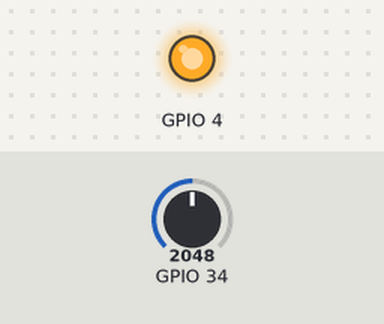
Bench run of a sketch on a simulated ESP32. Shown: output pins drawn as LEDs (lit = HIGH). Dashed ring = blinking. The inputs (shaded band) are chosen by the test bench; at power-on: GPIO 34 = 2048. What the sketch prints to the serial monitor is not drawn.

Above: at 3.3 s.
3.4 s: GPIO 34 set to 1963
At 4.8 s:
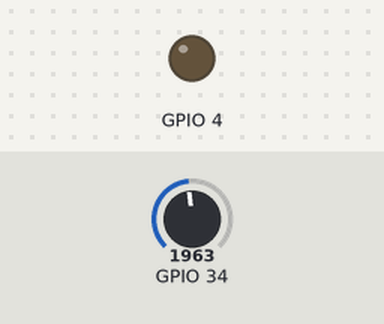
7.5 s: GPIO 34 set to 2040
At 10.2 s:
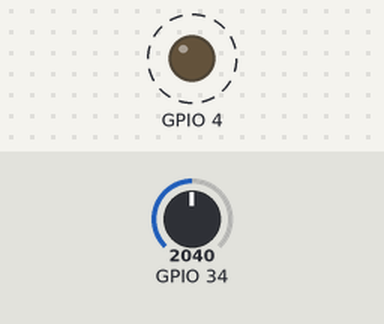
14.3 s: GPIO 34 set to 1960
At 14.9 s:
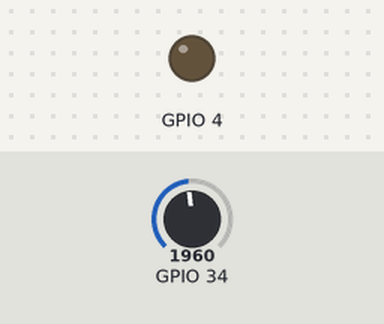
17.6 s: GPIO 34 set to 2047
At 20.6 s:
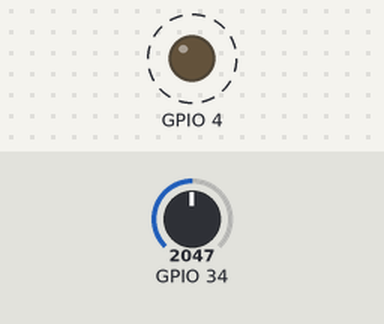
Timing chart, 0 to 25.4 s (numbered marks = the images above; inputs shaded):
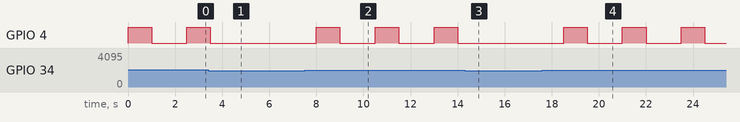

Measured:
- the behaviour switches between 2000 and 1999 on GPIO 34 (found by bisection; images 0 and 1)
- after the input at 3.4 s, GPIO 4: goes on until 3.5 s, then stays LOW
- after the input at 7.5 s, GPIO 4: alternates HIGH for 1.0 s and LOW for 1.5 s, starting after 0.50 s
- after the input at 14.3 s, GPIO 4: stays LOW (without the input it goes to HIGH after 1.2 s)
- after the input at 17.6 s, GPIO 4: alternates HIGH for 1.0 s and LOW for 1.5 s, starting after 0.90 s

The sketch:

MQ_135_test.ino
```cpp
int MQ135_THRESHOLD_1 = 2000;
void setup()
{
  Serial.begin(115200);
  pinMode(4,OUTPUT);
}

void loop()
{
  int MQ135_data = analogRead(34);
  Serial.println(MQ135_data);
  if (MQ135_data < MQ135_THRESHOLD_1) {
    Serial.println("Fresh Air: ");

  } else {
    Serial.print("Poor Air: ");
    digitalWrite(4,HIGH);
    delay(1000);
    digitalWrite(4, LOW);
    delay(500);
  }
  delay(1000);
}
```
